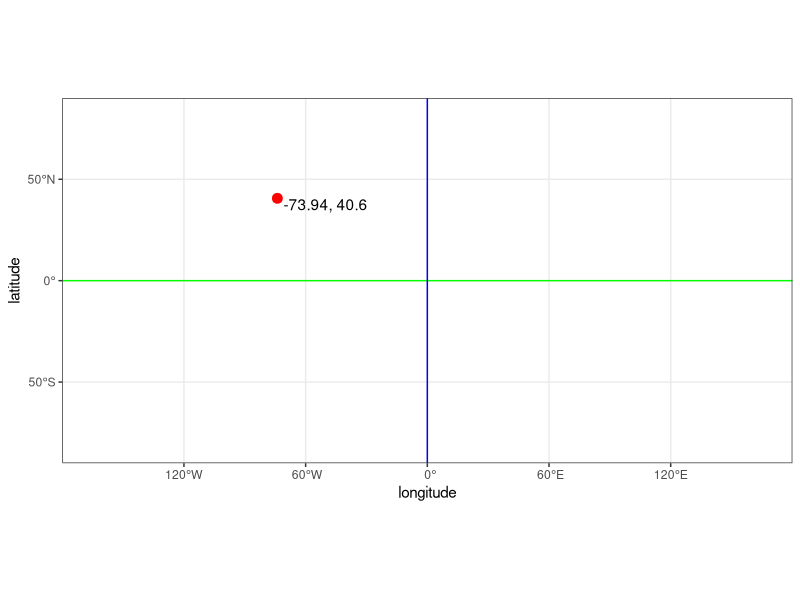
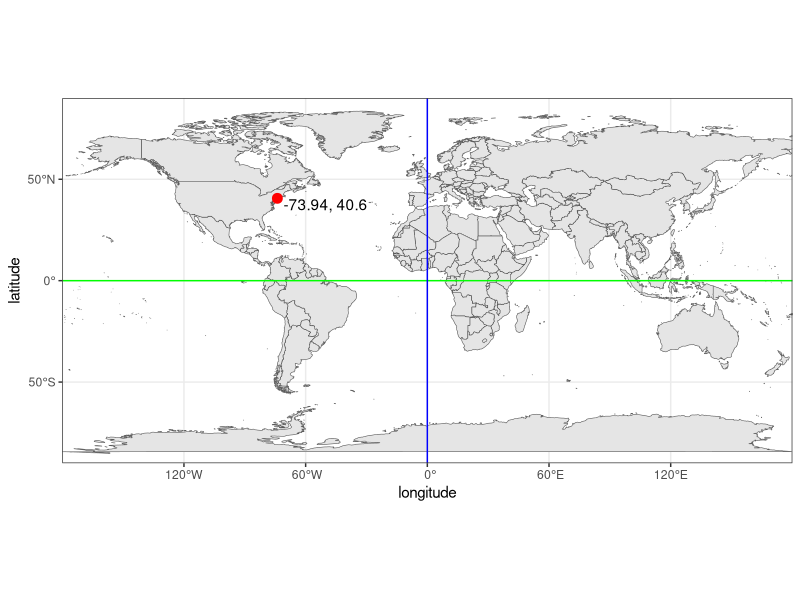
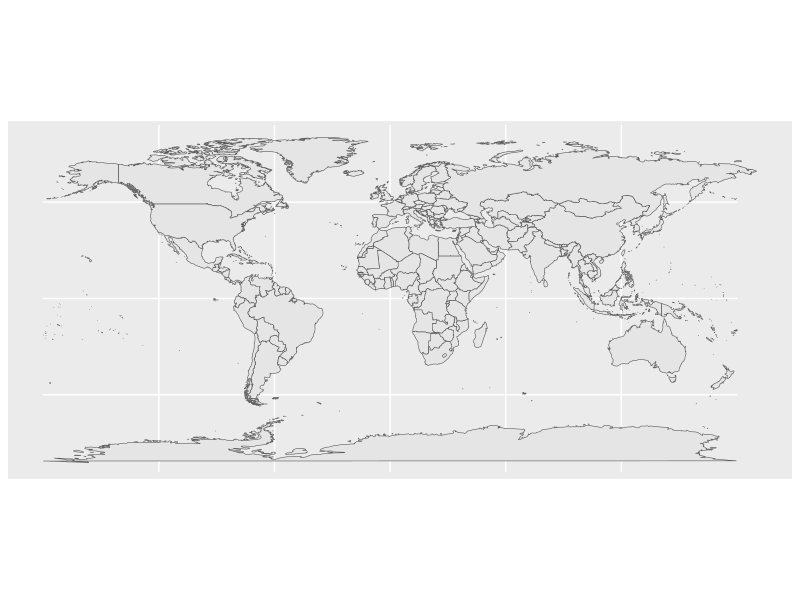
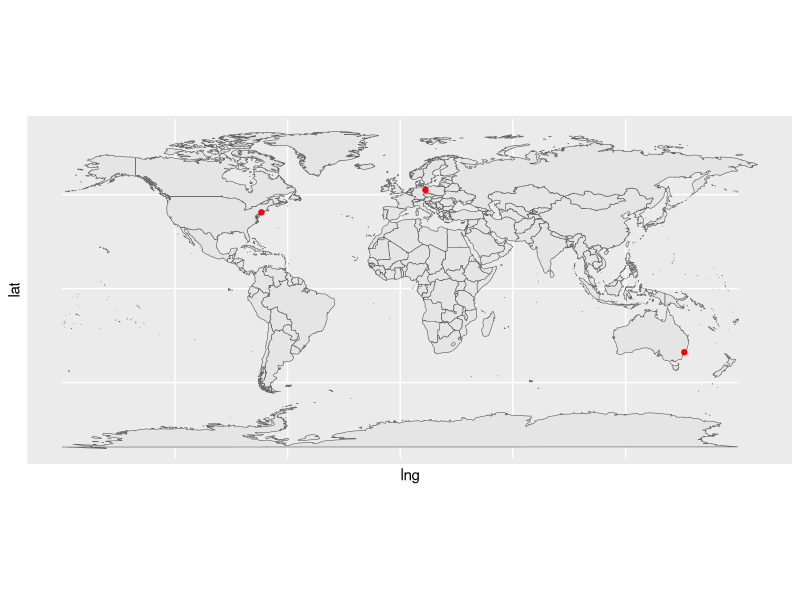
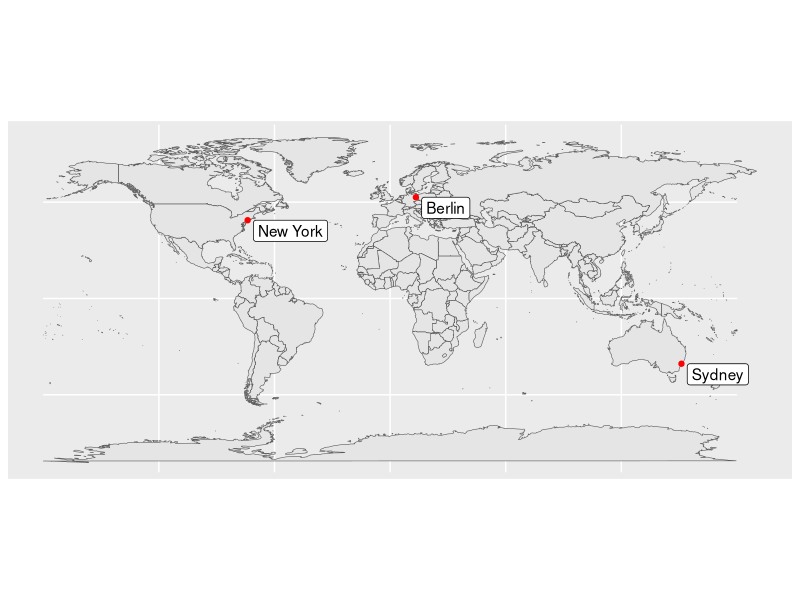
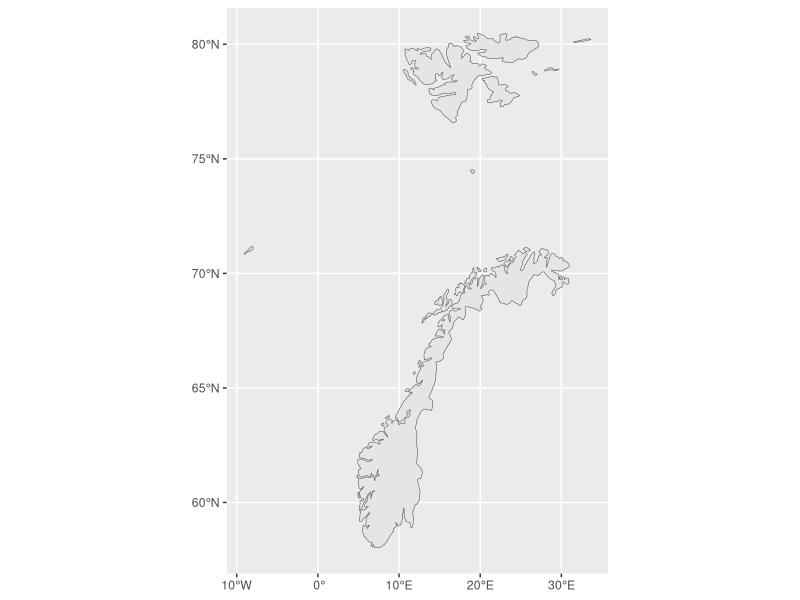

Reproduce these figures in R, in order.
## ---- chunk 1
knitr::opts_chunk$set(R.options = list(max.print = 50))
## ---- chunk 2
library(ggplot2)
library(maps)
library(sf)

nyc <- st_sfc(st_point(c(-73.94, 40.6)), crs = 4326) 
ggplot() + geom_sf(data = nyc, color = 'red', size = 3) +
    geom_sf_text(data = nyc, label = "-73.94, 40.6", hjust = 0, vjust = 1, nudge_x = 3) +
    coord_sf(xlim = c(-180, 180), ylim = c(-90, 90), expand = FALSE) +
    geom_hline(yintercept = 0, color = 'green') + geom_vline(xintercept = 0, color = 'blue') +
    xlab('longitude') + ylab('latitude') +
    theme_bw()
## ---- chunk 3
worldmap_data <- st_as_sf(map('world', plot = FALSE, fill = TRUE))
ggplot() + geom_sf(data = worldmap_data) + geom_sf(data = nyc, color = 'red', size = 3) +
    geom_sf_text(data = nyc, label = "-73.94, 40.6", hjust = 0, vjust = 1, nudge_x = 3) +
    coord_sf(xlim = c(-180, 180), ylim = c(-90, 90), expand = FALSE) +
    geom_hline(yintercept = 0, color = 'green') + geom_vline(xintercept = 0, color = 'blue') +
    xlab('longitude') + ylab('latitude') +
    theme_bw()
## ---- chunk 4
library(ggplot2)
library(maps)
library(sf)
## ---- chunk 5
worldmap_data <- st_as_sf(map('world', plot = FALSE, fill = TRUE))
head(worldmap_data, n = 3)  # to have a look inside
## ---- chunk 6
ggplot() + geom_sf(data = worldmap_data)
## ---- chunk 7
some_cities <- data.frame(name = c('Berlin', 'New York', 'Sydney'),
                          lng = c(13.38, -73.94, 151.21),
                          lat = c(52.52, 40.6, -33.87))
some_cities
## ---- chunk 8
ggplot(some_cities) +                                # pass the cities data to plot
    geom_sf(data = worldmap_data) +                  # layer 1: world countries
    geom_point(aes(x = lng, y = lat), color = 'red') # layer 2: points at city coord.
## ---- chunk 9
ggplot(some_cities) +                                  # pass the cities data to plot
    geom_sf(data = worldmap_data) +                    # layer 1: world countries
    geom_point(aes(x = lng, y = lat), color = 'red') + # layer 2: points
    geom_label(aes(x = lng, y = lat, label = name),    # layer 3: labels
               hjust = 0, vjust = 1, nudge_x = 3) +    # labels appear next to point
    theme(axis.title = element_blank(),
          axis.text = element_blank())                 # disable the axis labels
## ---- chunk 10
pm <- data.frame(city = c('Amman', 'Saltillo', 'Usak', 'The Bronx', 'Seoul'),
                 pm_mg = c(999, 869, 814, 284, 129),
                 stringsAsFactors = FALSE)
city_coords <- data.frame(city = c('Amman', 'Saltillo', 'Berlin', 'Usak', 'New York', 'Seoul'),
                          lng = c(31.910341, 1, 1, 1, 1, 1),
                          lat = c(35.948458, 1, 1, 1, 1, 1),
                          stringsAsFactors = FALSE)
## ---- chunk 11
knitr::kable(pm, caption = 'Particular matter: "pm" dataset', align = 'l', format = "html", table.attr = 'class="table table-condensed small left"')
## ---- chunk 12
knitr::kable(city_coords, caption = 'GPS coordinates of cities: "city_coords" dataset', align = 'l', format = "html", table.attr = 'class="table table-condensed small"')
## ---- chunk 13
knitr::kable(pm, caption = 'pm', align = 'l', format = "html", table.attr = 'class="table table-condensed small left"')
## ---- chunk 14
knitr::kable(city_coords, caption = 'city_coords', align = 'l', format = "html", table.attr = 'class="table table-condensed small"')
## ---- chunk 15
library(dplyr)
left_join(pm, city_coords, by = 'city')
## ---- chunk 16
knitr::kable(pm, caption = 'pm', align = 'l', format = "html", table.attr = 'class="table table-condensed small left"')
## ---- chunk 17
knitr::kable(city_coords, caption = 'city_coords', align = 'l', format = "html", table.attr = 'class="table table-condensed small"')
## ---- chunk 18
right_join(pm, city_coords, by = 'city')
## ---- chunk 19
knitr::kable(pm, caption = 'pm', align = 'l', format = "html", table.attr = 'class="table table-condensed small left"')
## ---- chunk 20
knitr::kable(city_coords, caption = 'city_coords', align = 'l', format = "html", table.attr = 'class="table table-condensed small"')
## ---- chunk 21
inner_join(pm, city_coords, by = 'city')
## ---- chunk 22
(norway <- worldmap_data[worldmap_data$ID == 'Norway',])
## ---- chunk 23
ggplot() + geom_sf(data = norway)
